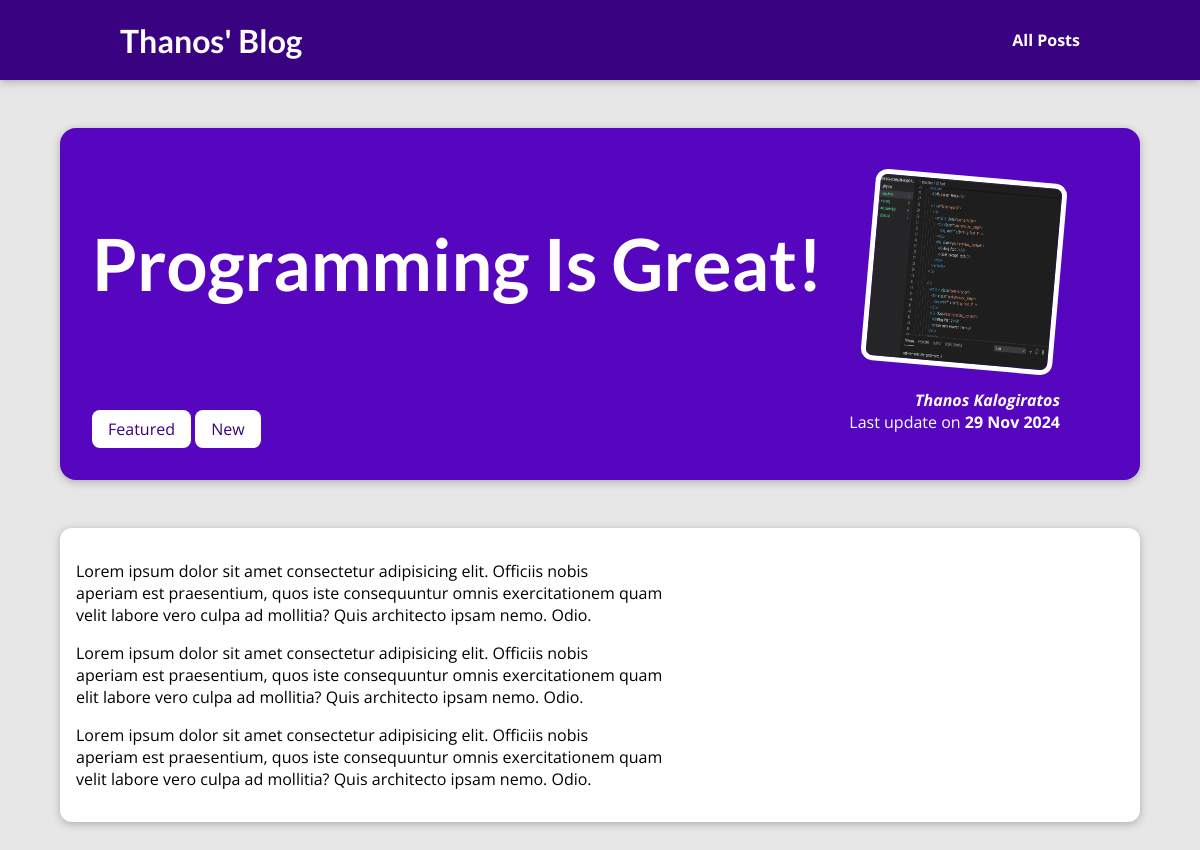
Page /posts/programming-is-fun on the committed database.
### blog/models.py (models this page shows, shortened)
class Post(models.Model):
    title = models.CharField(max_length=150)
    excert = models.CharField(max_length=200)
    image_name = models.CharField(max_length=100)
    date = models.DateField(auto_now=True)
    slug = models.SlugField(unique=True, db_index=True)
    content = models.TextField(validators=[MinLengthValidator(10)])
    author = models.ForeignKey(Author, on_delete=models.SET_NULL, null=True, related_name="posts")
    tags = models.ManyToManyField(Tag)

class Tag(models.Model):
    caption= models.CharField(max_length=20)

class Author(models.Model):
    first_name = models.CharField(max_length=100)
    last_name = models.CharField(max_length=100)
    email_address = models.EmailField()
    def full_name(self):
        return f"{self.first_name} {self.last_name}"
    def __str__(self):
        return self.full_name()

### blog/views.py (the view)
# urls.py: path("posts/<slug:slug>", views.post_detail, name="post-detail-page") #/posts/my-first-post
def post_detail(request, slug):
    identified_post = get_object_or_404(Post, slug=slug)
    return render(request, "blog/post-detail.html", {
        "post": identified_post,
        "post_tags": identified_post.tags.all()
    })

### blog/templates/blog/post-detail.html (shortened to what this page needs)
{% extends "base.html" %}
{% load static %}
{% block css_files %}
<link rel="stylesheet" href="{% static "blog/post-detail.css" %}" />
{% endblock %}
{% block content %}
<section id="summary">
    <h2> {{post.title}} </h2>
    <div>
        {% for tag in post_tags %}
            <span class="tag">{{tag.caption}}</span>
        {% endfor %}
    </div>
    <article>
        <img src="{% static "blog/images/"|add:post.image_name %}" alt={{post.title}} />
        <address> <a href="mailto:{{ post.autor.email_address }}">{{post.author}}</a> </address>
        <div>
            Last update on <time>{{post.date|date:"d M Y"}}</time>
        </div>
    </article>
</section>
<main>
   {{post.content|linebreaks}}
</main>
{% endblock %}

### static/app.css (style rules this page uses)
* { box-sizing: border-box; }
html { font-family: 'Open Sans', 'Lato', sans-serif; }
body { margin: 0; }
h1, h2, h3 { font-family: 'Lato', sans-serif; font-weight: bold; }

### blog/static/blog/post-detail.css (style rules this page uses)
body { background-color: #e7e7e7; }
#summary { margin: 8rem auto 3rem auto; padding: 2rem; width: 90%; max-width: 90rem; border-radius: 16px; background-color: #5706c0; position: relative; box-shadow: 0 2px 8px rgba(0, 0, 0, 0.25); height: 22rem; }
#summary h2 { color: white; font-size: 4.5rem; margin-bottom: 7rem; }
#summary article { position: absolute; top: 2rem; right: 3rem; padding: 1rem 2rem; border-radius: 12px; text-align: right; color: white; }
#summary article img { width: 12rem; height: 12rem; border-radius: 12px; transform: rotateZ(5deg); border: 5px solid white; margin-bottom: 1rem; }
#summary address { font-weight: bold; }
#summary time { font-weight: bold; }
#summary a { color: white; text-decoration: none; }
main { width: 90%; max-width: 90rem; margin: 3rem auto; background-color: white; padding: 1rem; border-radius: 12px; box-shadow: 0 2px 8px rgba(0, 0, 0, 0.25); }
.tag { background-color: white; color:#390281; padding: 0.5rem 1rem; border-radius: 8px; }

### rows in the picture
Post: title "Programming Is Great!", image_name (picture), author "Thanos Kalogiratos", date "29 Nov 2024", content "Lorem ipsum dolor sit amet consectetur adipisicing elit. Officiis nobis aperiam est praesentium, quos iste consequuntur omnis exercitationem quam velit labore vero culpa ad mollitia? Quis architecto ipsam nemo. Odio. Lorem ipsum dolor sit amet consectetur adipisicing elit. Officiis nobis aperiam est praesentium, quos iste consequuntur omnis exercitationem quam elit labore vero culpa ad mollitia? Quis architecto ipsam nemo. Odio. Lorem ipsum dolor sit amet consectetur adipisicing elit. Officiis nobis aperiam est praesentium, quos iste consequuntur omnis exercitationem quam velit labore vero culpa ad mollitia? Quis architecto ipsam nemo. Odio."
Tag: caption "Featured"
Tag: caption "New"
